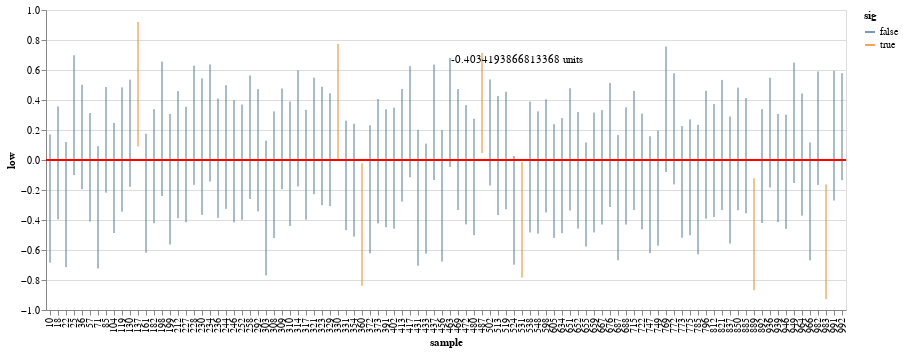

The code cell stored with this chart in its notebook:
### Code cell
from altair import datum

base = alt.Chart().transform_calculate(
    low=datum.mean - threshold * datum.sem,
    high=datum.mean + threshold * datum.sem,
    sig=alt.expr.if_((alt.datum.high < μ) | (alt.datum.low > μ), True, False)
)

# slider = alt.binding_range(min=0, max=1, step=10)
# select_year = alt.selection_single(name="year", fields=['year'],
#                                    bind=slider, init={'year': 2000})

points = base.mark_point(
    filled=True,
    color='sig:N'
).encode(
    x='sample:O',
    y='mean:Q',
)

errorbars = base.mark_errorbar().encode(
    x='sample:O',
    y='low:Q',
    y2='high:Q',
    color='sig:N',
    size='sig:N'
)

line = base.mark_rule(color='red').encode(
    y='line:Q'
).transform_calculate(line=str(μ))

text = base.mark_text(align='left', dx=5, dy=-100).encode(
        text=alt.Text('fuck2:N')
).transform_aggregate(fuck=f'mean(low)').transform_calculate(fuck2='datum.fuck + " units"')


alt.layer(points, errorbars, line, text, data=summary.sample(100)
         ).properties(width=800)

### Figure 1 — Vega-Lite specification as saved in the notebook (floating-point values rounded to 4 significant figures)
{"config": {"view": {"continuousWidth": 400, "continuousHeight": 300}}, "layer": [{"mark": {"type": "point", "color": "sig:N", "filled": true}, "encoding": {"x": {"type": "ordinal", "field": "sample"}, "y": {"type": "quantitative", "field": "mean"}}, "transform": [{"calculate": "(datum.mean - (1.9842169515086827 * datum.sem))", "as": "low"}, {"calculate": "(datum.mean + (1.9842169515086827 * datum.sem))", "as": "high"}, {"calculate": "if(((datum.high < 0) || (datum.low > 0)),true,false)", "as": "sig"}]}, {"mark": "errorbar", "encoding": {"color": {"type": "nominal", "field": "sig"}, "size": {"type": "nominal", "field": "sig"}, "x": {"type": "ordinal", "field": "sample"}, "y": {"type": "quantitative", "field": "low"}, "y2": {"field": "high"}}, "transform": [{"calculate": "(datum.mean - (1.9842169515086827 * datum.sem))", "as": "low"}, {"calculate": "(datum.mean + (1.9842169515086827 * datum.sem))", "as": "high"}, {"calculate": "if(((datum.high < 0) || (datum.low > 0)),true,false)", "as": "sig"}]}, {"mark": {"type": "rule", "color": "red"}, "encoding": {"y": {"type": "quantitative", "field": "line"}}, "transform": [{"calculate": "(datum.mean - (1.9842169515086827 * datum.sem))", "as": "low"}, {"calculate": "(datum.mean + (1.9842169515086827 * datum.sem))", "as": "high"}, {"calculate": "if(((datum.high < 0) || (datum.low > 0)),true,false)", "as": "sig"}, {"calculate": "0", "as": "line"}]}, {"mark": {"type": "text", "align": "left", "dx": 5, "dy": -100}, "encoding": {"text": {"type": "nominal", "field": "fuck2"}}, "transform": [{"calculate": "(datum.mean - (1.9842169515086827 * datum.sem))", "as": "low"}, {"calculate": "(datum.mean + (1.9842169515086827 * datum.sem))", "as": "high"}, {"calculate": "if(((datum.high < 0) || (datum.low > 0)),true,false)", "as": "sig"}, {"aggregate": [{"op": "mean", "field": "low", "as": "fuck"}]}, {"calculate": "datum.fuck + \" units\"", "as": "fuck2"}]}], "data": {"name": "data-56d7adc8893baa052ec30153268f6f34"}, "width": 800, "$schema": "https://vega.github.io/schema/vega-lite/v4.8.1.json", "datasets": {"data-56d7adc8893baa052ec30153268f6f34": [{"sample": 939, "mean": -0.05346, "std": 1.815, "sem": 0.1815}, {"sample": 417, "mean": 0.2553, "std": 1.866, "sem": 0.1866}, {"sample": 234, "mean": 0.2471, "std": 1.967, "sem": 0.1967}, {"sample": 331, "mean": -0.1028, "std": 1.84, "sem": 0.184}, {"sample": 354, "mean": -0.1348, "std": 1.895, "sem": 0.1895}, {"sample": 182, "mean": -0.04153, "std": 1.918, "sem": 0.1918}, {"sample": 687, "mean": -0.2511, "std": 2.102, "sem": 0.2102}, {"sample": 71, "mean": -0.3157, "std": 2.052, "sem": 0.2052}, {"sample": 246, "mean": -0.008761, "std": 2.053, "sem": 0.2053}, {"sample": 230, "mean": 0.08891, "std": 2.292, "sem": 0.2292}, {"sample": 161, "mean": -0.2215, "std": 1.999, "sem": 0.1999}, {"sample": 330, "mean": 0.3908, "std": 1.93, "sem": 0.193}, {"sample": 892, "mean": -0.04049, "std": 1.913, "sem": 0.1913}, {"sample": 360, "mean": -0.4304, "std": 2.06, "sem": 0.206}, {"sample": 772, "mean": 0.2077, "std": 1.866, "sem": 0.1866}, {"sample": 966, "mean": -0.2766, "std": 1.98, "sem": 0.198}, {"sample": 548, "mean": -0.08364, "std": 2.054, "sem": 0.2054}, {"sample": 309, "mean": 0.1411, "std": 1.692, "sem": 0.1692}, {"sample": 502, "mean": 0.1834, "std": 1.781, "sem": 0.1781}, {"sample": 513, "mean": 0.02967, "std": 2.001, "sem": 0.2001}, {"sample": 982, "mean": 0.2123, "std": 1.906, "sem": 0.1906}, {"sample": 812, "mean": -0.003274, "std": 1.897, "sem": 0.1897}, {"sample": 130, "mean": 0.1784, "std": 1.799, "sem": 0.1799}, {"sample": 769, "mean": 0.3378, "std": 2.108, "sem": 0.2108}, {"sample": 747, "mean": -0.2312, "std": 1.964, "sem": 0.1964}, {"sample": 413, "mean": 0.09846, "std": 1.893, "sem": 0.1893}, {"sample": 472, "mean": -0.0313, "std": 2.002, "sem": 0.2002}, {"sample": 18, "mean": -0.01969, "std": 1.895, "sem": 0.1895}, {"sample": 391, "mean": -0.05504, "std": 1.982, "sem": 0.1982}, {"sample": 889, "mean": -0.495, "std": 1.881, "sem": 0.1881}, {"sample": 22, "mean": -0.2973, "std": 2.099, "sem": 0.2099}, {"sample": 402, "mean": -0.05422, "std": 2.034, "sem": 0.2034}, {"sample": 676, "mean": 0.1004, "std": 2.084, "sem": 0.2084}, {"sample": 228, "mean": 0.2317, "std": 2.003, "sem": 0.2003}, {"sample": 480, "mean": -0.1129, "std": 1.957, "sem": 0.1957}, {"sample": 667, "mean": -0.04896, "std": 1.92, "sem": 0.192}, {"sample": 329, "mean": 0.0687, "std": 1.896, "sem": 0.1896}, {"sample": 598, "mean": 0.02737, "std": 1.901, "sem": 0.1901}, {"sample": 104, "mean": -0.1198, "std": 1.85, "sem": 0.185}, {"sample": 85, "mean": 0.1343, "std": 1.773, "sem": 0.1773}, {"sample": 634, "mean": -0.1045, "std": 1.932, "sem": 0.1932}, {"sample": 885, "mean": 0.02881, "std": 1.938, "sem": 0.1938}, {"sample": 25, "mean": 0.2986, "std": 2.013, "sem": 0.2013}, {"sample": 655, "mean": -0.2303, "std": 1.749, "sem": 0.1749}, {"sample": 236, "mean": 0.01192, "std": 2.003, "sem": 0.2003}, {"sample": 10, "mean": -0.2572, "std": 2.153, "sem": 0.2153}, {"sample": 317, "mean": -0.03182, "std": 1.845, "sem": 0.1845}, {"sample": 431, "mean": -0.2518, "std": 2.284, "sem": 0.2284}, {"sample": 775, "mean": -0.1156, "std": 1.947, "sem": 0.1947}, {"sample": 323, "mean": 0.09374, "std": 1.99, "sem": 0.199}, {"sample": 463, "mean": 0.3173, "std": 1.828, "sem": 0.1828}, {"sample": 605, "mean": -0.1403, "std": 1.91, "sem": 0.191}, {"sample": 722, "mean": -0.07657, "std": 1.943, "sem": 0.1943}, {"sample": 519, "mean": 0.06304, "std": 1.974, "sem": 0.1974}, {"sample": 212, "mean": 0.03564, "std": 2.136, "sem": 0.2136}, {"sample": 773, "mean": -0.146, "std": 1.875, "sem": 0.1875}, {"sample": 57, "mean": -0.04842, "std": 1.824, "sem": 0.1824}, {"sample": 964, "mean": 0.03601, "std": 2.053, "sem": 0.2053}, {"sample": 659, "mean": -0.08337, "std": 2.013, "sem": 0.2013}, {"sample": 137, "mean": 0.5052, "std": 2.089, "sem": 0.2089}, {"sample": 688, "mean": -0.03954, "std": 1.969, "sem": 0.1969}, {"sample": 821, "mean": 0.1, "std": 2.187, "sem": 0.2187}, {"sample": 796, "mean": 0.03532, "std": 2.148, "sem": 0.2148}, {"sample": 749, "mean": -0.1872, "std": 1.932, "sem": 0.1932}, {"sample": 652, "mean": -0.06859, "std": 1.959, "sem": 0.1959}, {"sample": 949, "mean": 0.2477, "std": 2.024, "sem": 0.2024}, {"sample": 785, "mean": -0.1973, "std": 2.176, "sem": 0.2176}, {"sample": 538, "mean": -0.04694, "std": 2.197, "sem": 0.2197}, {"sample": 292, "mean": 0.065, "std": 2.054, "sem": 0.2054}, {"sample": 991, "mean": 0.1624, "std": 2.178, "sem": 0.2178}, {"sample": 837, "mean": -0.1337, "std": 2.134, "sem": 0.2134}, {"sample": 437, "mean": 0.2516, "std": 1.938, "sem": 0.1938}, {"sample": 992, "mean": 0.2221, "std": 1.797, "sem": 0.1797}, {"sample": 310, "mean": -0.02494, "std": 2.09, "sem": 0.209}, {"sample": 119, "mean": 0.0699, "std": 2.086, "sem": 0.2086}, {"sample": 433, "mean": -0.2577, "std": 1.848, "sem": 0.1848}, {"sample": 531, "mean": -0.3981, "std": 1.943, "sem": 0.1943}, {"sample": 303, "mean": -0.3202, "std": 2.264, "sem": 0.2264}, {"sample": 373, "mean": -0.008388, "std": 2.09, "sem": 0.209}, {"sample": 227, "mean": -0.03013, "std": 1.941, "sem": 0.1941}, {"sample": 456, "mean": -0.2388, "std": 2.207, "sem": 0.2207}, {"sample": 524, "mean": -0.3354, "std": 1.826, "sem": 0.1826}, {"sample": 936, "mean": 0.1827, "std": 1.843, "sem": 0.1843}, {"sample": 372, "mean": -0.1956, "std": 2.152, "sem": 0.2152}, {"sample": 983, "mean": -0.5449, "std": 1.928, "sem": 0.1928}, {"sample": 850, "mean": 0.07357, "std": 2.06, "sem": 0.206}, {"sample": 36, "mean": 0.1537, "std": 1.754, "sem": 0.1754}, {"sample": 487, "mean": 0.3797, "std": 1.683, "sem": 0.1683}, {"sample": 321, "mean": 0.1607, "std": 1.959, "sem": 0.1959}, {"sample": 252, "mean": -0.01425, "std": 1.936, "sem": 0.1936}, {"sample": 308, "mean": -0.09852, "std": 2.128, "sem": 0.2128}, {"sample": 199, "mean": -0.1284, "std": 2.194, "sem": 0.2194}, {"sample": 651, "mean": 0.07089, "std": 2.054, "sem": 0.2054}, {"sample": 198, "mean": 0.2079, "std": 2.258, "sem": 0.2258}, {"sample": 469, "mean": 0.06976, "std": 2.032, "sem": 0.2032}, {"sample": 258, "mean": 0.1517, "std": 2.076, "sem": 0.2076}, {"sample": 244, "mean": 0.0867, "std": 2.078, "sem": 0.2078}, {"sample": 314, "mean": 0.2106, "std": 1.948, "sem": 0.1948}, {"sample": 715, "mean": 0.06353, "std": 2.001, "sem": 0.2001}, {"sample": 946, "mean": -0.0786, "std": 1.918, "sem": 0.1918}]}}
